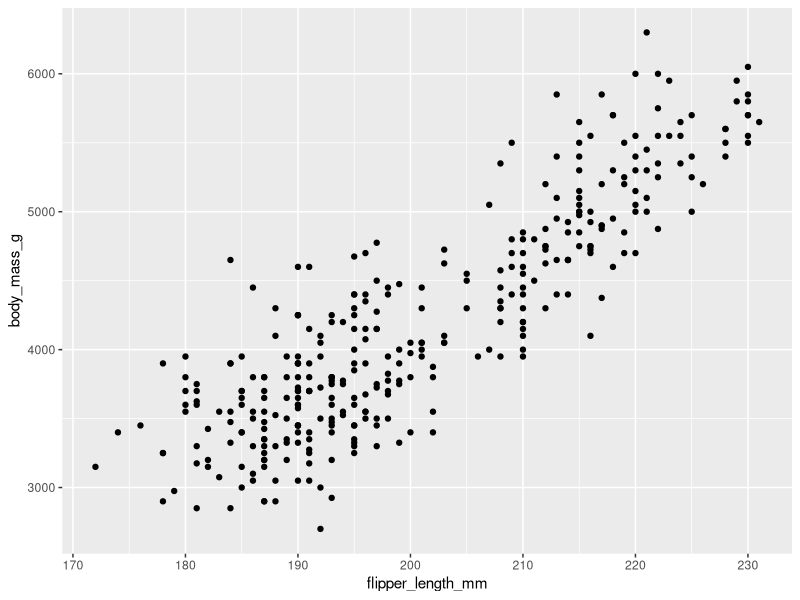
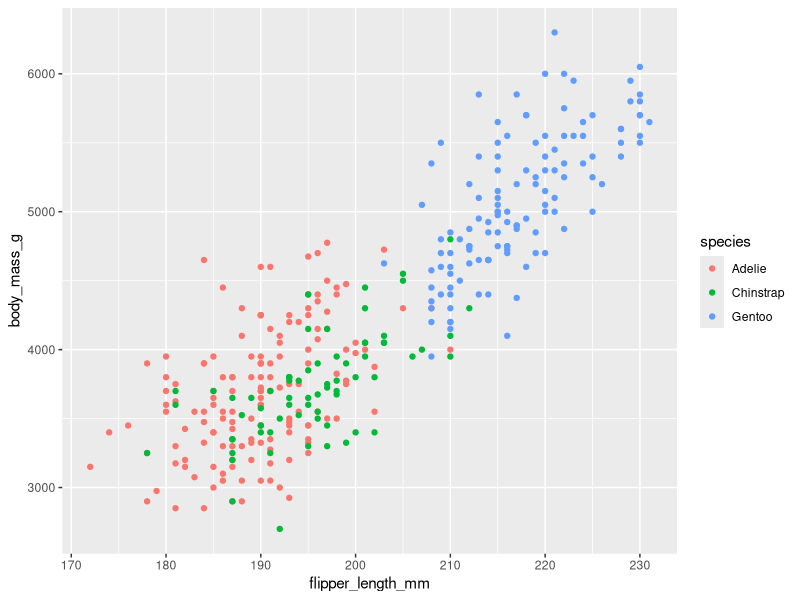
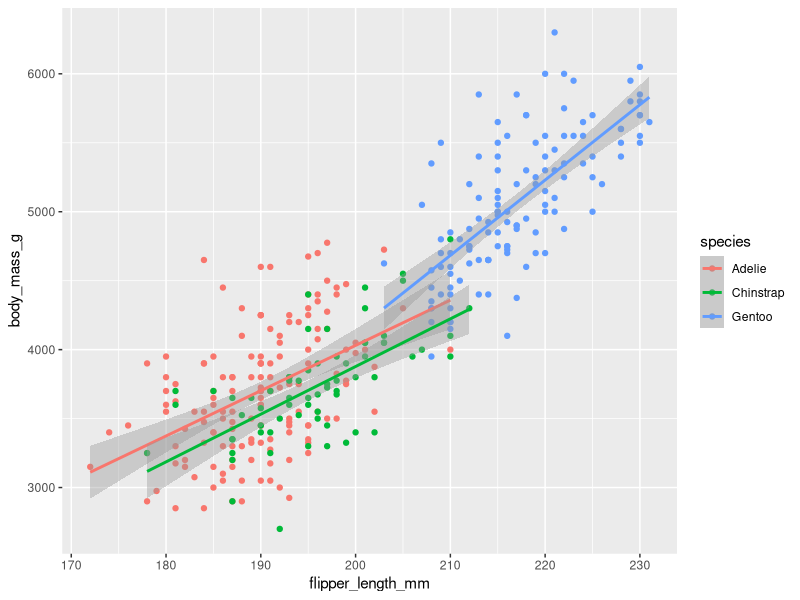
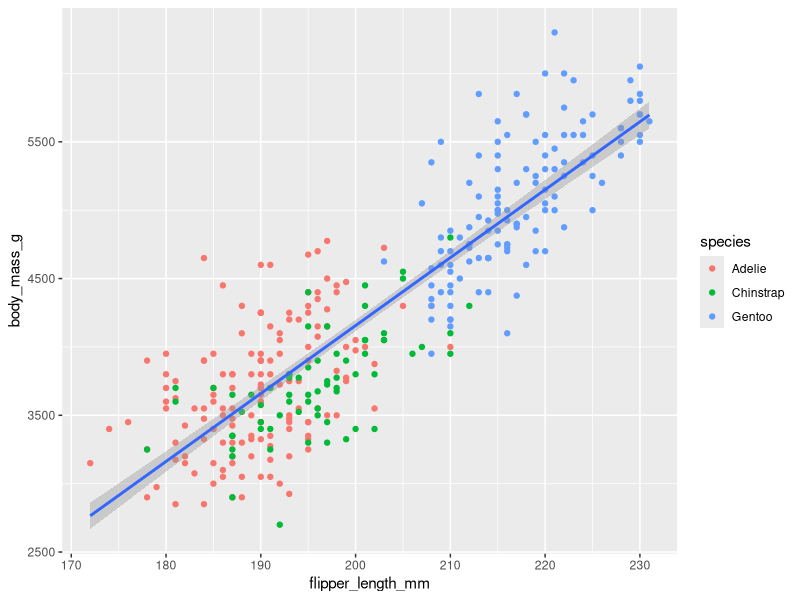
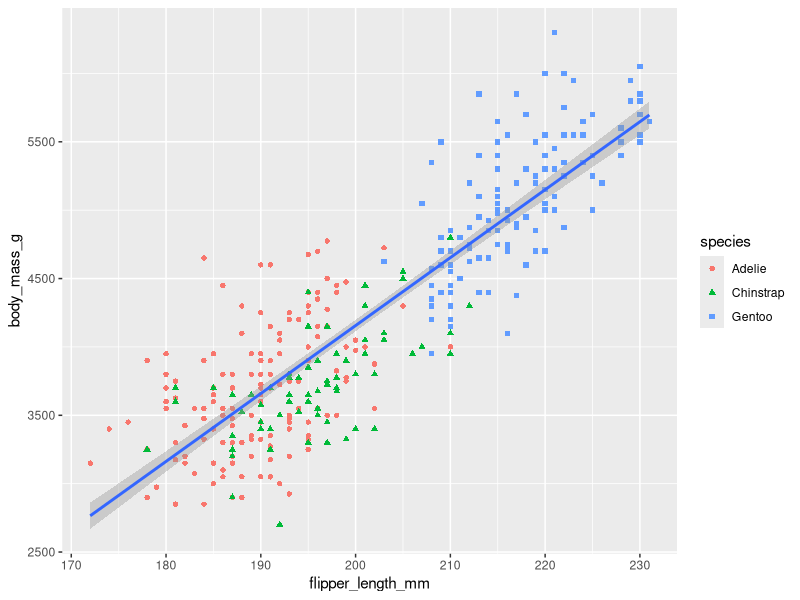
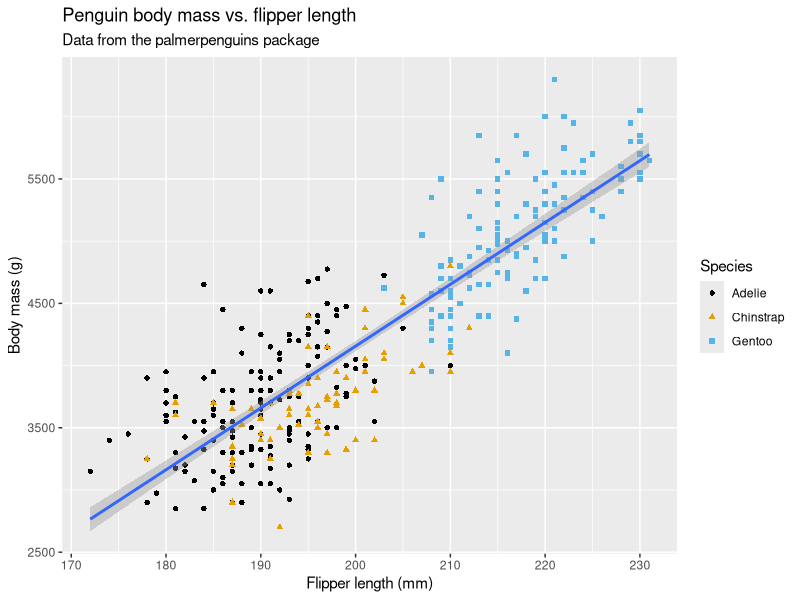
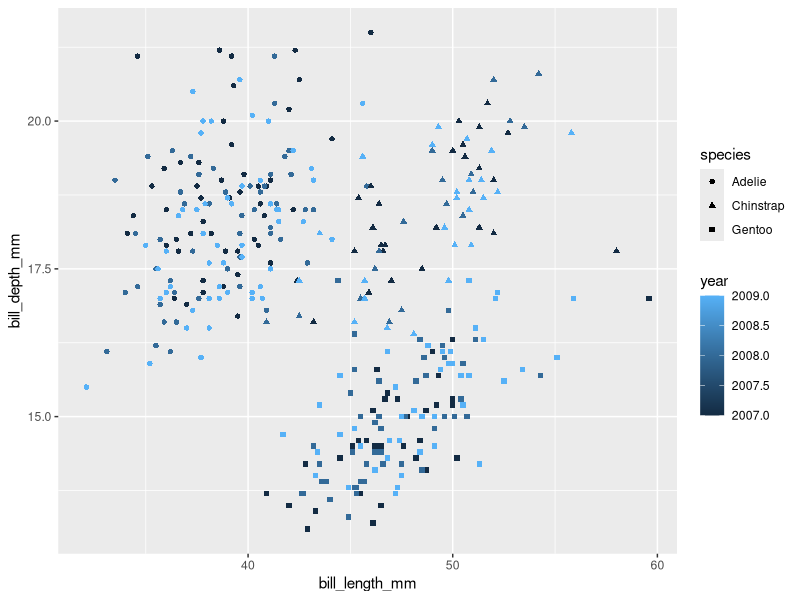

Source code (R) for these figures, in order:
## ---- chunk 1
library(tidyverse)
library(palmerpenguins)
library(ggthemes)
## ---- chunk 2
ggplot(
  data = penguins, mapping =
    aes(x = flipper_length_mm, y = body_mass_g)
) +
  geom_point()
## ---- chunk 3
ggplot(
  data = penguins, mapping =
    aes(x = flipper_length_mm, y = body_mass_g, color = species)
) +
  geom_point()
## ---- chunk 4
ggplot(
  data = penguins, mapping =
    aes(x = flipper_length_mm, y = body_mass_g, color = species)
) +
  geom_point() +
  geom_smooth(method = "lm")
## ---- chunk 5
ggplot(
    data = penguins, mapping =
        aes(x = flipper_length_mm, y = body_mass_g)
) +
    geom_point(mapping = aes(color = species)) +
    geom_smooth(method = "lm")
## ---- chunk 6
ggplot(
    data = penguins, mapping =
        aes(x = flipper_length_mm, y = body_mass_g)
) +
    geom_point(mapping = aes(color = species, shape = species)) +
    geom_smooth(method = "lm")
## ---- chunk 7
ggplot(
  data = penguins, mapping =
    aes(x = flipper_length_mm, y = body_mass_g)
) +
  geom_point(mapping = aes(color = species, shape = species)) +
    geom_smooth(method = "lm") +
    labs(
        title = "Penguin body mass vs. flipper length",
        subtitle = "Data from the palmerpenguins package",
        x = "Flipper length (mm)",
        y = "Body mass (g)",
        color = "Species",
        shape = "Species"
    ) +
    scale_color_colorblind() 
## ---- chunk 8
nrow(penguins)
ncol(penguins)
## ---- chunk 9
ggplot(
    data = penguins,
    mapping = aes(
        y = bill_depth_mm,
        x = bill_length_mm
    )
) +
    geom_point(mapping = aes(color = year, shape = species)) 
